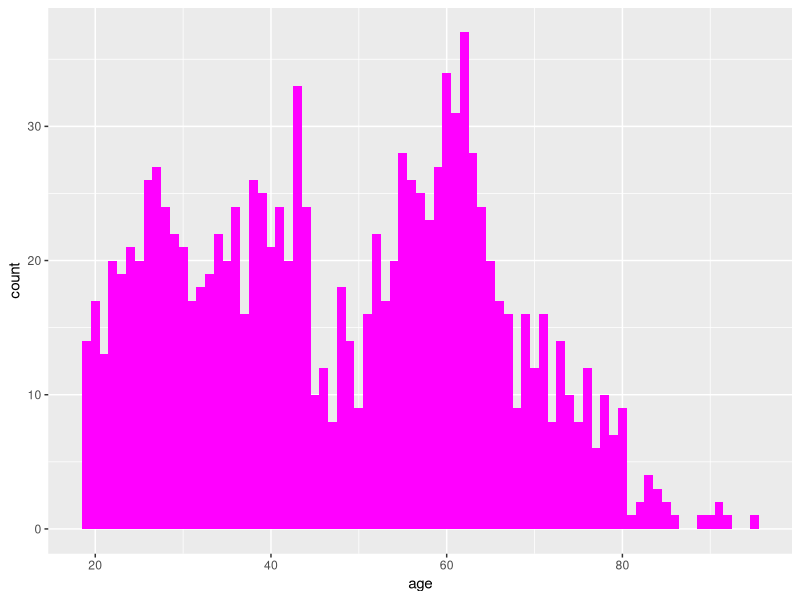

This figure's R source:
## ---- chunk 1
knitr::opts_chunk$set(cache=TRUE)
## ---- chunk 2
library(dplyr)
library(ggplot2)
library(Hmisc)
library(GGally)


setwd("/Users/daghanaltas/Hacking/Berkeley/W271/Labs/Lab1")
df <- read.csv("./public_opinion.csv")
head(df)
describe(df)

## ---- chunk 3
dim(df)
df <- df[!is.na(df$sanders_preference),]
df$sanders_preference <- as.factor(df$sanders_preference)
df$party <- factor(x = df$party, levels = c("1","2","3"), labels = c("D", "I", "R"))
df$race_white <- as.factor(df$race_white)
df$gender <- as.factor(df$gender)
df$age <- 2016 - df$birthyr
dim(df)
head(df)
## ---- chunk 4
#xtabs( ~ sanders_preference, data=df)
c.table <- array(data = c( sum(df$sanders_preference == 1), 
                           sum(df$sanders_preference == 1) / length(df$sanders_preference),
                           sum(df$sanders_preference == 0),
                           sum(df$sanders_preference == 0) / length(df$sanders_preference),
                           sum((df$sanders_preference == 0) | (df$sanders_preference == 1)), 
                           sum((df$sanders_preference == 0) | (df$sanders_preference == 1)) / length(df$sanders_preference)),
                 dim = c(2,3),
                 dimnames = list(Count = c("Voter Count", "pi.hat"), 
                                 Preference = c("Bernie", "Hillary", "Total")))

c.table
## ---- chunk 5
c.table <- array(data = c( sum(df$party == 'D'), 
                           sum(df$party == 'D')/length(df$party),
                           sum(df$party == 'I'), 
                           sum(df$party == 'I')/length(df$party), 
                           sum(df$party == 'R'), 
                           sum(df$party == 'R')/length(df$party),
                           sum((df$party == 'D') | (df$party == 'I') |(df$party == 'R')), 
                           sum((df$party == 'D') | (df$party == 'I') |(df$party == 'R')) /length(df$party)),
                 dim = c(2,4),
                 dimnames = list(Count = c("Voter Count", "pi.hat"), 
                                 Party_affiliation = c("Democrat", "Independent", "Republican", "Total")))

round(c.table,2)
## ---- chunk 6
c.table <- array(data = c( sum(df$race_white == 1), 
                           sum(df$race_white == 1)/length(df$race_white),
                           sum(df$race_white == 0), 
                           sum(df$race_white == 0)/length(df$race_white), 
                           sum((df$race_white == 1) | (df$race_white == 0)), 
                           sum((df$race_white == 1) | (df$race_white == 0)) /length(df$race_white)),
                 dim = c(2,3),
                 dimnames = list(Count = c("Voter Count", "pi.hat"), 
                                 Race = c("White", "Non White", "Total")))

round(c.table,2)
## ---- chunk 7
c.table <- array(data = c( sum(df$gender == 1), 
                           sum(df$gender == 1)/length(df$gender),
                           sum(df$gender == 2), 
                           sum(df$gender == 2)/length(df$gender), 
                           sum((df$gender == 1) | (df$gender == 2)), 
                           sum((df$gender == 1) | (df$gender == 2)) /length(df$gender)),
                 dim = c(2,3),
                 dimnames = list(Count = c("Voter Count", "pi.hat"), 
                                 Gender = c("Male", "Female", "Total")))

round(c.table,2)
## ---- chunk 8
ggplot(df, aes(age)) +
  geom_histogram(binwidth = 1, fill = 'magenta')

c.table <- array(data = c(range(df$age)),
                 dim = c(1,2),
                 dimnames = list(c("Voter Age"), 
                                 c("Youngest", "Oldest")))
round(c.table,2)
## ---- chunk 9
c.tabs <- xtabs( ~ sanders_preference + party , data = df)
c.tabs <- rbind(c.tabs,colSums(c.tabs))
c.tabs <- cbind(c.tabs,rowSums(c.tabs))

c.table <- array(data = as.array(c.tabs),
      dim = c(3,4),
      dimnames = list(Preference = c("Hillary", "Bernie", "Total"), 
                      Party = c("Democratic", "Independent", "Republican", "Total")))

round(c.table, 2)
round(c.table / dim(df)[1], 2)

## ---- chunk 10
c.tabs <- xtabs( ~ sanders_preference + race_white , data = df)
c.tabs <- rbind(c.tabs,colSums(c.tabs))
c.tabs <- cbind(c.tabs,rowSums(c.tabs))

c.table <- array(data = as.array(c.tabs),
      dim = c(3,3),
      dimnames = list(Preference = c("Hillary", "Bernie", "Total"), 
                      Party = c("Whites", "Non Whites", "Total")))

round(c.table, 2)
round(c.table / dim(df)[1], 2)
